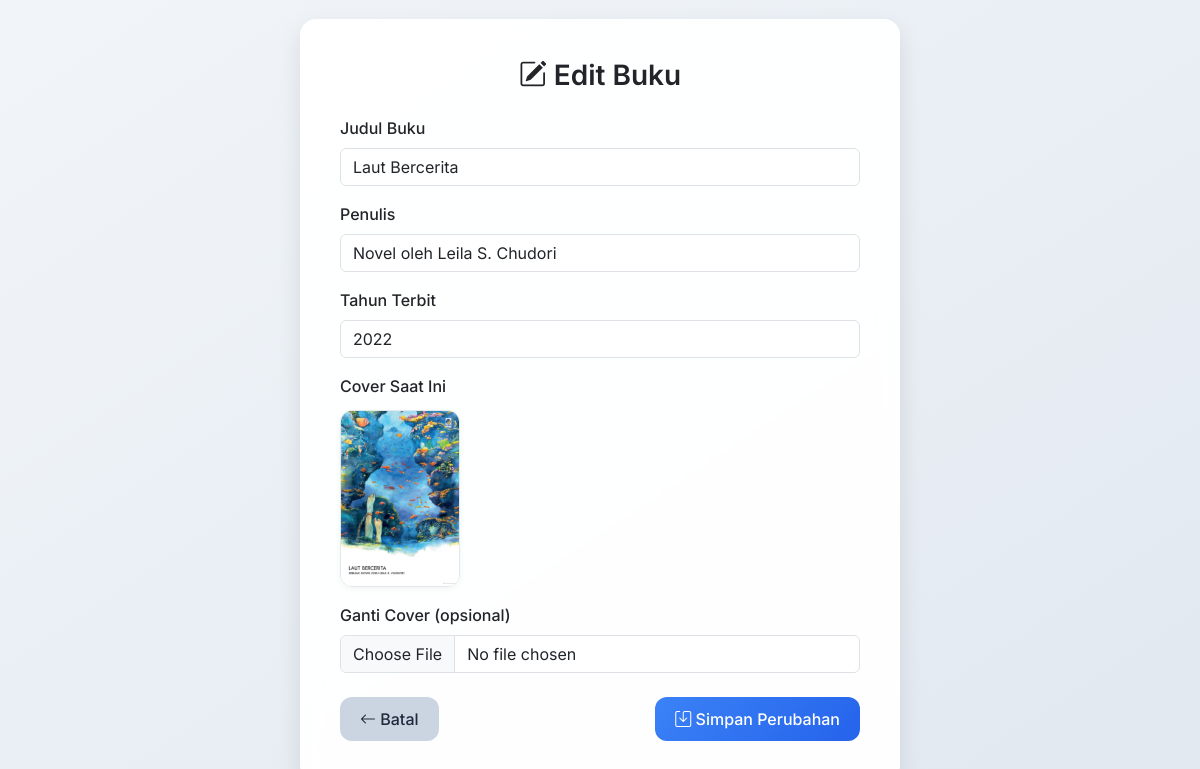
/edit.php?id=1 (signed in), run on the app's committed database.
### tables this page shows
CREATE TABLE `buku` (
  `id` int NOT NULL,
  `judul` varchar(256) DEFAULT NULL,
  `penulis` varchar(256) DEFAULT NULL,
  `tahun` int DEFAULT NULL,
  `cover` varchar(256) DEFAULT NULL
);

### edit.php (the view, shortened to what this page needs)
<?php
include 'db.php';
$id = (int)$_GET['id'];
$result = $conn->query("SELECT * FROM buku WHERE id=$id");
$row = $result->fetch_assoc();
?>
<!DOCTYPE html>
<html lang="id">
<head>
    <link href="https://cdn.jsdelivr.net/npm/bootstrap@5.3.0/dist/css/bootstrap.min.css" rel="stylesheet">
    <link href="https://cdn.jsdelivr.net/npm/bootstrap-icons@1.10.5/font/bootstrap-icons.css" rel="stylesheet">
</head>
<body>
    <div class="form-card">
        <h3 class="mb-4 text-center fw-semibold"><i class="bi bi-pencil-square"></i> Edit Buku</h3>
        <form method="POST" enctype="multipart/form-data">
            <div class="mb-3">
                <label for="judul" class="form-label">Judul Buku</label>
                <input type="text" name="judul" id="judul" class="form-control" value="<?= htmlspecialchars($row['judul']) ?>" required>
            </div>
            <div class="mb-3">
                <label for="penulis" class="form-label">Penulis</label>
                <input type="text" name="penulis" id="penulis" class="form-control" value="<?= htmlspecialchars($row['penulis']) ?>" required>
            </div>
            <div class="mb-3">
                <label for="tahun" class="form-label">Tahun Terbit</label>
                <input type="number" name="tahun" id="tahun" class="form-control" value="<?= $row['tahun'] ?>" required>
            </div>
            <div class="mb-3">
                <label class="form-label">Cover Saat Ini</label><br>
                <img src="cover/<?= $row['cover'] ?? 'default.jpg' ?>" alt="Cover buku" width="120" class="img-preview mt-1">
            </div>
            <div class="mb-4">
                <label for="cover" class="form-label">Ganti Cover (opsional)</label>
                <input type="file" name="cover" id="cover" class="form-control">
            </div>
            <div class="d-flex justify-content-between">
                <a href="perpustakaan.php" class="btn btn-secondary-modern btn-modern"><i class="bi bi-arrow-left"></i> Batal</a>
                <button type="submit" class="btn btn-primary-modern btn-modern"><i class="bi bi-save"></i> Simpan Perubahan</button>
            </div>
        </form>
    </div>
</body>
</html>

### edit.php (style rules this page uses)
body { font-family: 'Inter', sans-serif; background: linear-gradient(to bottom right, #f1f5f9, #e2e8f0); min-height: 100vh; display: flex; align-items: center; justify-content: center; }
.form-card { background: rgba(255, 255, 255, 0.95); border-radius: 16px; box-shadow: 0 10px 25px rgba(0,0,0,0.1); padding: 40px; max-width: 600px; width: 100%; backdrop-filter: blur(10px); animation: fadeInUp 0.5s ease; }
.form-label { font-weight: 500; }
.btn-modern { border: none; border-radius: 12px; padding: 10px 20px; font-weight: 500; transition: 0.3s; }
.btn-primary-modern { background: linear-gradient(135deg, #3b82f6, #2563eb); color: white; }
.btn-secondary-modern { background: #cbd5e1; color: #1e293b; }
.img-preview { border-radius: 12px; border: 1px solid #e2e8f0; box-shadow: 0 2px 6px rgba(0,0,0,0.05); }

### data on the page
buku: judul "Laut Bercerita", penulis "Novel oleh Leila S. Chudori", tahun "2022", cover (picture)
